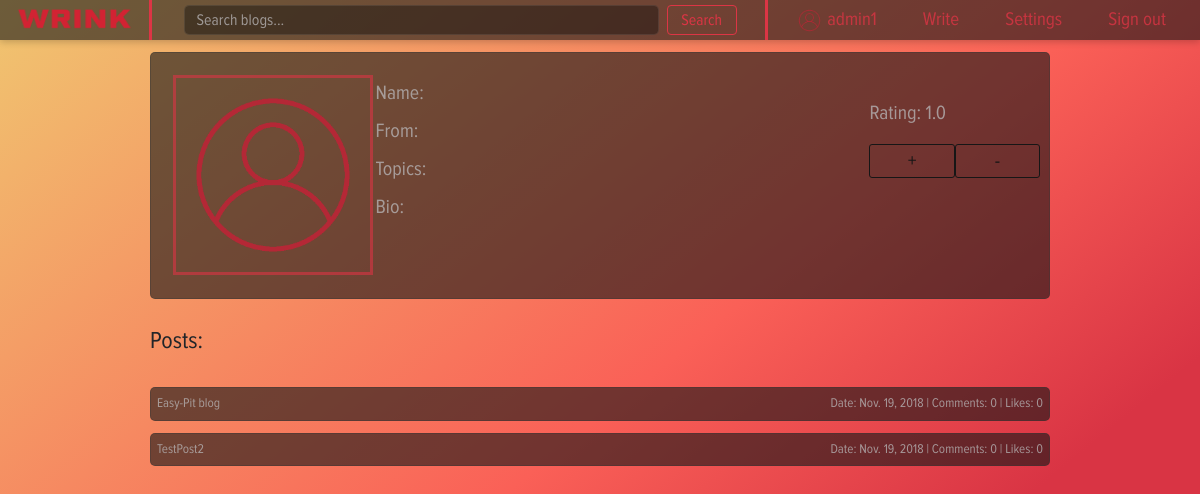
The page /profile/8 (signed in) on the database its author committed.
### post/models.py (models this page shows)
class Post(models.Model):
    title = models.CharField(max_length=100, blank=True)
    body = FroalaField(theme='dark')
    date = models.DateField(blank=True)
    author = models.ForeignKey(User, on_delete=models.CASCADE)
    voters = models.ManyToManyField(Profile)
    likes = models.IntegerField(default=0, blank=True)
    def get_absolute_url(self):
        return reverse_lazy('post_page', kwargs={'post_id': self.id})

### user_profile/views.py (the view, shortened to what this page needs)
# urls.py: re_path(r'^(?P<profile_id>\d+)$', views.profile_page, name='profile_page'),
def profile_page(request, profile_id):
    context = authenticated(request)
    user_profile = request.user
    try:
        profile = Profile.objects.get(pk=profile_id)
        user_profile = profile.user
        context['posts'] = Post.objects.filter(author=user_profile)
    except ObjectDoesNotExist:
        return redirect('home_page')
    context['user_profile'] = user_profile
    context['rating'] = count_rating(user_profile)
    return render(request, 'profile/profile_page.html', context)

### home/views.py (called while the page is built)
def check_authentication(request):
    context = dict()
    context['authenticated'] = request.user.is_authenticated
    if context['authenticated']:
        context['user'] = request.user
    return context

### user_profile/models.py (called while the page is built)
    def get_absolute_url(self):
        return reverse_lazy('profile_page', kwargs={'profile_id': self.id})

### user_profile/views.py (called while the page is built)
def count_rating(user):
    try:
        rating = user.profile.likes / user.profile.voters.count()
    except ZeroDivisionError:
        rating = 1.0
    return rating

### user_profile/templates/profile/profile_page.html (shortened to what this page needs)
{% extends "wrapper.html" %}
{% block style %}
    <link rel="stylesheet" href="/static/css/profile_style.css">
{% endblock %}
{% block content %}
    <div class="row">
        <div class="column" style="width: 25%;">
            <img src="/static/images/account.png" id="photo" alt="photo">
        </div>
        <div class="column">
            <div style="margin-top: 5%;">
                <label class="label">Name: {{ user_profile.first_name }}</label>
            </div>
            <div>
                <label class="label">From: {{ user_profile.profile.location }}</label>
            </div>
            <div>
                <label class="label">Topics: {{ user_profile.profile.topics }}</label>
            </div>
            <div>
                <label class="label">Bio: {{ user_profile.profile.bio }}</label>
            </div>
        </div>
        <div class="column" style="width: 20%;">
            <div style="margin-top: 25%;">
                <label class="label">Rating: {{ rating }}</label>
                <div style="margin-right: 5%;">
                    <form action="" method="post">{% csrf_token %}
                        <button type="submit" class="postButton" name="plus">+</button>
                    </form>
                    <form action="" method="post">{% csrf_token %}
                        <button type="submit" class="minusButton" name="minus">-</button>
                    </form>
                </div>
            </div>
        </div>
    </div>
    <div class="row" id="breaker">
        <p>
            Posts:
        </p>
    </div>
    {% if posts %}
        {% for post in posts %}
            <div class="row" id="postLine">
                <a href="{{ post.get_absolute_url }}" id="post">{{ post.title }}</a>
                <span class="info">
                    <span class="infoElement">Date: {{ post.date }}</span> |
                    <span class="infoElement">Comments: {{ post.comment_set.count }}</span> |
                    <span class="infoElement">Likes: {{ post.likes }}</span>
                </span>
            </div>
        {% endfor %}
    {% else %}
        <div class="row" id="breaker">
            <p>
                There is no any post yet...
            </p>
        </div>
    {% endif %}
{% endblock %}

### templates/wrapper.html (shortened to what this page needs)
<!DOCTYPE html>
<html>
<head>
  <link rel="stylesheet" href="/static/css/bootstrap.min.css" type="text/css">
  <link rel="stylesheet" href="/static/css/base_style.css">
    {% block style %} {% endblock %}
</head>
<body>
  <nav class="navbar navbar-expand-lg sticky-top">
    <a href="/" class="navbar-brand">
      <img src="/static/images/label.png" width="120" height="50" alt="logo">
    </a>
    <div class="collapse navbar-collapse" id="navbarToggler">
      <div class="vl"></div>
      <form class="form-inline my-2 my-lg-0" action="/search" method="get">
        <input type="text" class="form-control mr-lg-2 input-lg" id="menuInput" name="search" placeholder="Search blogs..." aria-label="Search">
        <button class="btn btn-outline-danger my-2 my-sm-0" style="width:70px; height: 30px; padding: 0em;">Search</button>
      </form>
      <div class="vl"></div>
      <div class="text-right">
        <ul class="navbar-nav mr-auto float-right">
            {% if authenticated %}
                <li class="nav-item">
                    <a href="{{ user.profile.get_absolute_url }}" class="nav-link">
                        <img src="/static/images/account.png" width="27" height="27" alt="account">
                        {{user.username}}
                    </a>
                </li>
                <li class="nav-item">
                     <a href="/write" class="nav-link">Write</a>
                </li>
                <li class="nav-item">
                    <a href="/settings" class="nav-link">Settings</a>
                </li>
                <li class="nav-item">
                    <a href="/sign-out" class="nav-link">Sign out</a>
                </li>
            {% endif %}
        </ul>
      </div>
    </div>
  </nav>
  {% block content %}
  {% endblock %}
</body>
</html>

### home/static/css/base_style.css (style rules this page uses)
body { background: linear-gradient(141deg, #f0c670 0%, #fa6057 51%, #d93444 75%) fixed; font-family: proximanova; font-size: 19px; }
.vl { border-left: 3px solid #dc3545; height: 40px; top: 0; margin-left: -3px; }
.navbar { height: 40px; box-shadow: 0 2px 7px 0 rgba(0, 0, 0, 0.2); background-color: rgba(22, 22, 22, 0.6); }
.navbar-nav > li { padding-left:20px; padding-right:10px; }
.nav-link { color: rgba(220, 53, 69, 0.8); }
#menuInput { width: 475px; height: 30px; background-color: rgba(10, 10,10, 0.4); border: 1px solid rgba(55, 55, 55, 0.4); color: rgba(222, 220, 221, 0.8); border-radius: 5px; }
#menuInput::placeholder { color: rgba(180, 178, 179, 0.8); }

### user_profile/static/css/profile_style.css (style rules this page uses)
input.form-control, button.postButton { margin: auto; vertical-align: middle; }
#photo { width: 200px; height: 200px; margin: 10%; border: 3px solid rgba(220, 53, 69, 0.6); }
.row { width: 75%; display: table; table-layout: fixed; margin: 1% auto auto auto; background-color: rgba(22, 22, 22, 0.6); border: 1px solid rgba(55, 55, 55, 0.4); border-radius: 5px; position: relative; }
.column { overflow: auto; display: table-cell; vertical-align: top; color: rgba(180, 178, 179, 0.8); font-size: 20px; }
label.uploadButton, button.postButton, button.minusButton { height: 50%; width: 50%; margin-top: 5%; border-radius: 3px; background-color: Transparent; color: #161616;; border: 1px solid #161616; float: left; }
label.uploadButton, button.postButton, button.minusButton { transition-duration: 0.4s; }
.info { right: 0; }
#postLine { display: flex; flex-direction: row; justify-content: space-between; padding: 0.5%; font-size: 1.1vw; color: rgba(180, 178, 179, 0.8); }
#post { color: rgba(180, 178, 179, 0.8); }
.infoElement { align-self: auto; margin: auto; }
#breaker { font-size: 2vw; background-color: Transparent; border: 0; margin: 2% auto 0 auto; }

### rows shown on the page
Post: title "Easy-Pit blog", date "Nov. 19, 2018", comment_set.count "0", likes "0"
Post: title "TestPost2", date "Nov. 19, 2018", comment_set.count "0", likes "0"

### other values the page prints
{{ user.username }} "admin1"
{{ rating }} "1.0"
